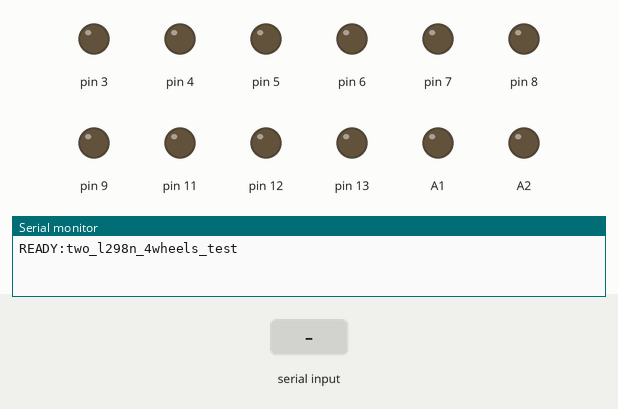
The sketch below on a simulated Arduino Uno, built with avr-gcc and run on an emulated ATmega328P. Parts: output pins drawn as LEDs (lit = HIGH), the last lines printed to the serial monitor. The inputs (shaded band) are chosen by the test bench.

Above: at 1.2 s.
1.3 s: "F" received over Serial
At 2.5 s:
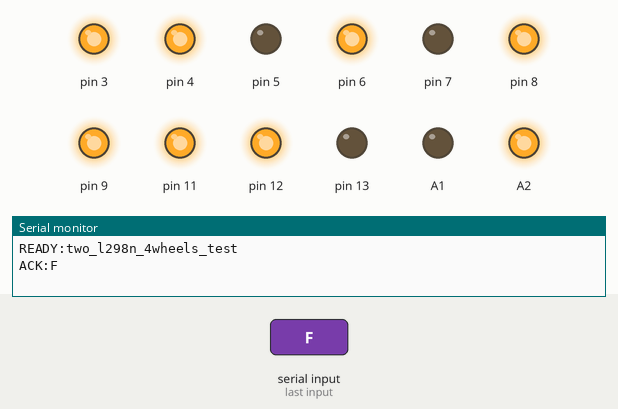
2.8 s: "B" received over Serial
At 3.7 s:
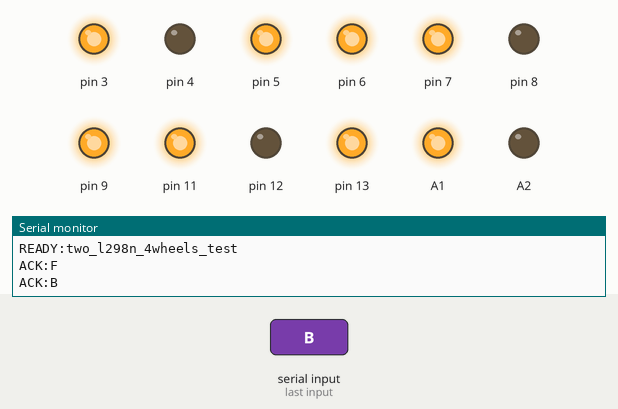
4.3 s: "L" received over Serial
At 4.8 s:
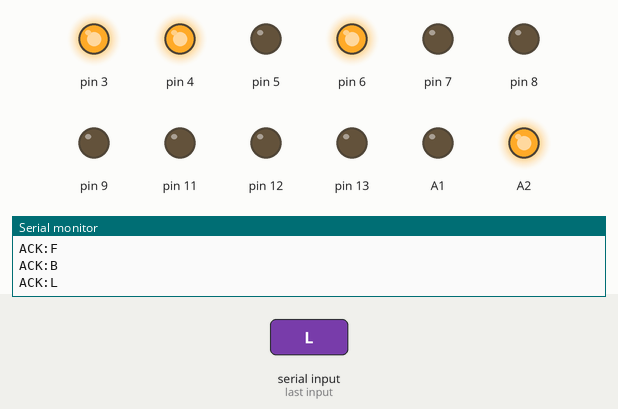
5.8 s: "R" received over Serial
At 7.0 s:
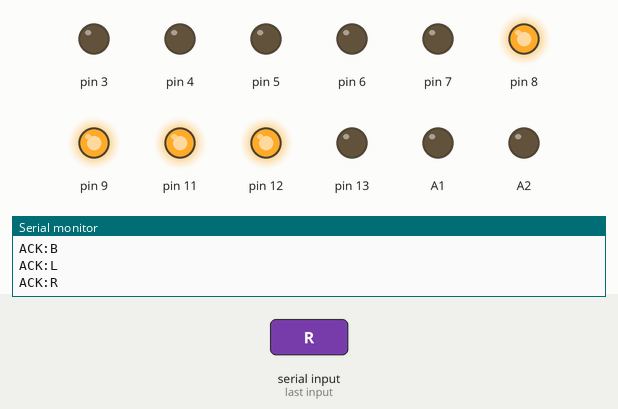
7.3 s: "1" received over Serial
At 8.3 s:
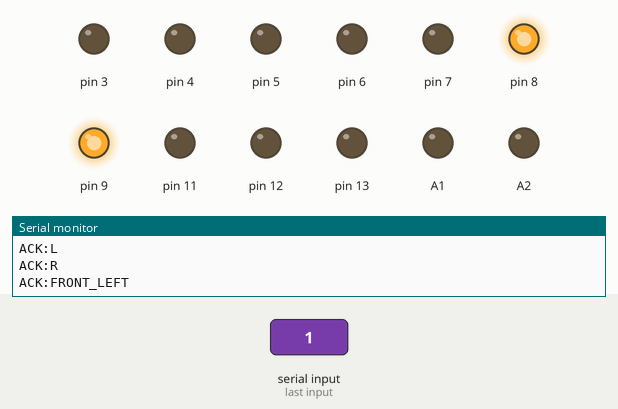
8.8 s: "2" received over Serial
At 9.5 s:
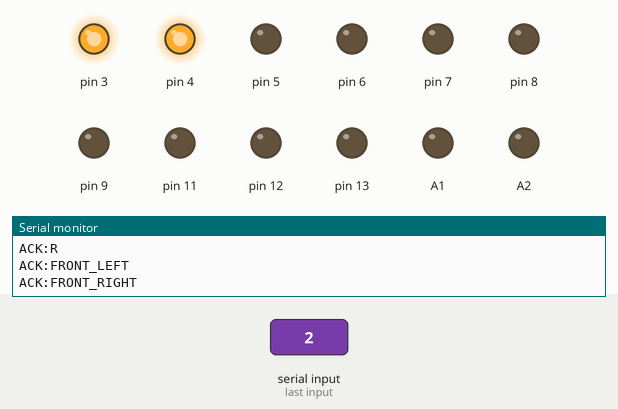
Timing chart, 0 to 11.3 s (numbered marks = the images above; inputs shaded):
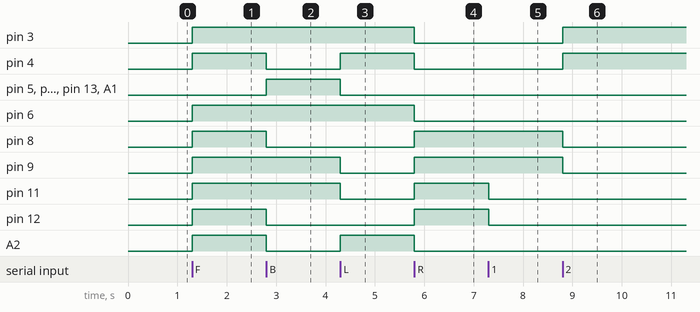

Measured:
- after the input at 1.3 s, pin 3, pin 4, pin 6, pin 8, pin 9, pin 11, pin 12, A2: LOW → HIGH at once
- after the input at 2.8 s, pin 4, pin 8, pin 12, A2: HIGH → LOW at once; pin 5, pin 7, pin 13, A1: LOW → HIGH at once
- after the input at 4.3 s, pin 4, A2: LOW → HIGH at once; pin 5, pin 7, pin 9, pin 11, pin 13, A1: HIGH → LOW at once
- after the input at 5.8 s, pin 3, pin 4, pin 6, A2: HIGH → LOW at once; pin 8, pin 9, pin 11, pin 12: LOW → HIGH at once
- after the input at 7.3 s, pin 11, pin 12: HIGH → LOW at once
- after the input at 8.8 s, pin 3, pin 4: LOW → HIGH at once; pin 8, pin 9: HIGH → LOW at once

The sketch:

two_l298n_4wheels_test.ino
```cpp
// Test 4 roues avec 2 modules L298N.
//
// L298N #1 (avant):
// ENA -> D9,  IN1 -> D8, IN2 -> D7   = FRONT_LEFT
// ENB -> D3,  IN3 -> D5, IN4 -> D4   = FRONT_RIGHT
//
// L298N #2 (arriere):
// ENA -> D11, IN1 -> D12, IN2 -> D13 = REAR_LEFT
// ENB -> D6,  IN3 -> A1,  IN4 -> A2  = REAR_RIGHT
//
// GND Arduino -> GND des 2 L298N -> GND batterie moteur

struct MotorPins {
  int en;
  int inA;
  int inB;
  bool invert;
  const char* name;
};

const MotorPins FRONT_LEFT  = {9,  8,  7,  false, "FRONT_LEFT"};
const MotorPins FRONT_RIGHT = {3,  5,  4,  true,  "FRONT_RIGHT"};
const MotorPins REAR_LEFT   = {11, 12, 13, false, "REAR_LEFT"};
const MotorPins REAR_RIGHT  = {6,  A1, A2, true,  "REAR_RIGHT"};

const int SPEED = 255;

void setupMotor(MotorPins m) {
  pinMode(m.en, OUTPUT);
  pinMode(m.inA, OUTPUT);
  pinMode(m.inB, OUTPUT);
}

void motor(MotorPins m, int dir, int spd) {
  if (m.invert) dir = -dir;
  analogWrite(m.en, spd);
  digitalWrite(m.inA, dir > 0 ? HIGH : LOW);
  digitalWrite(m.inB, dir < 0 ? HIGH : LOW);
}

void stopMotor(MotorPins m) {
  analogWrite(m.en, 0);
  digitalWrite(m.inA, LOW);
  digitalWrite(m.inB, LOW);
}

void stopAll() {
  stopMotor(FRONT_LEFT);
  stopMotor(FRONT_RIGHT);
  stopMotor(REAR_LEFT);
  stopMotor(REAR_RIGHT);
}

void forward() {
  motor(FRONT_LEFT, 1, SPEED);
  motor(FRONT_RIGHT, 1, SPEED);
  motor(REAR_LEFT, 1, SPEED);
  motor(REAR_RIGHT, 1, SPEED);
}

void backward() {
  motor(FRONT_LEFT, -1, SPEED);
  motor(FRONT_RIGHT, -1, SPEED);
  motor(REAR_LEFT, -1, SPEED);
  motor(REAR_RIGHT, -1, SPEED);
}

void turnLeft() {
  motor(FRONT_LEFT, 0, 0);
  motor(REAR_LEFT, 0, 0);
  motor(FRONT_RIGHT, 1, SPEED);
  motor(REAR_RIGHT, 1, SPEED);
}

void turnRight() {
  motor(FRONT_LEFT, 1, SPEED);
  motor(REAR_LEFT, 1, SPEED);
  motor(FRONT_RIGHT, 0, 0);
  motor(REAR_RIGHT, 0, 0);
}

void testOne(MotorPins m) {
  stopAll();
  Serial.print("ACK:");
  Serial.println(m.name);
  motor(m, 1, SPEED);
}

void setup() {
  Serial.begin(9600);
  setupMotor(FRONT_LEFT);
  setupMotor(FRONT_RIGHT);
  setupMotor(REAR_LEFT);
  setupMotor(REAR_RIGHT);
  stopAll();
  Serial.println("READY:two_l298n_4wheels_test");
}

void loop() {
  while (Serial.available()) {
    char c = Serial.read();
    if (c >= 'a' && c <= 'z') c -= 32;

    switch (c) {
      case 'F': Serial.println("ACK:F"); forward(); break;
      case 'B': Serial.println("ACK:B"); backward(); break;
      case 'L': Serial.println("ACK:L"); turnLeft(); break;
      case 'R': Serial.println("ACK:R"); turnRight(); break;
      case 'S': Serial.println("ACK:S"); stopAll(); break;
      case '1': testOne(FRONT_LEFT); break;
      case '2': testOne(FRONT_RIGHT); break;
      case '3': testOne(REAR_LEFT); break;
      case '4': testOne(REAR_RIGHT); break;
      default: break;
    }
  }
}
```
